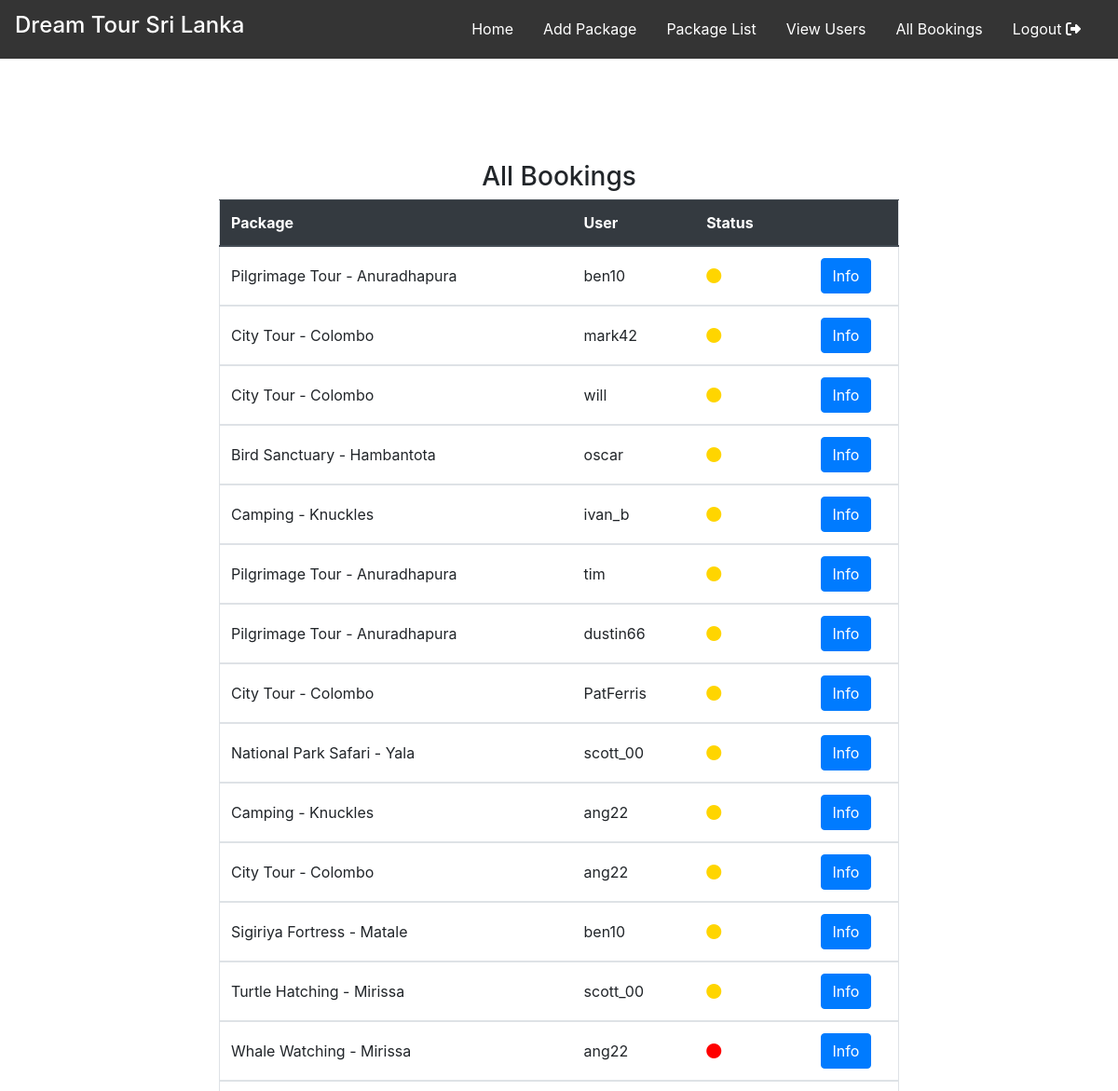
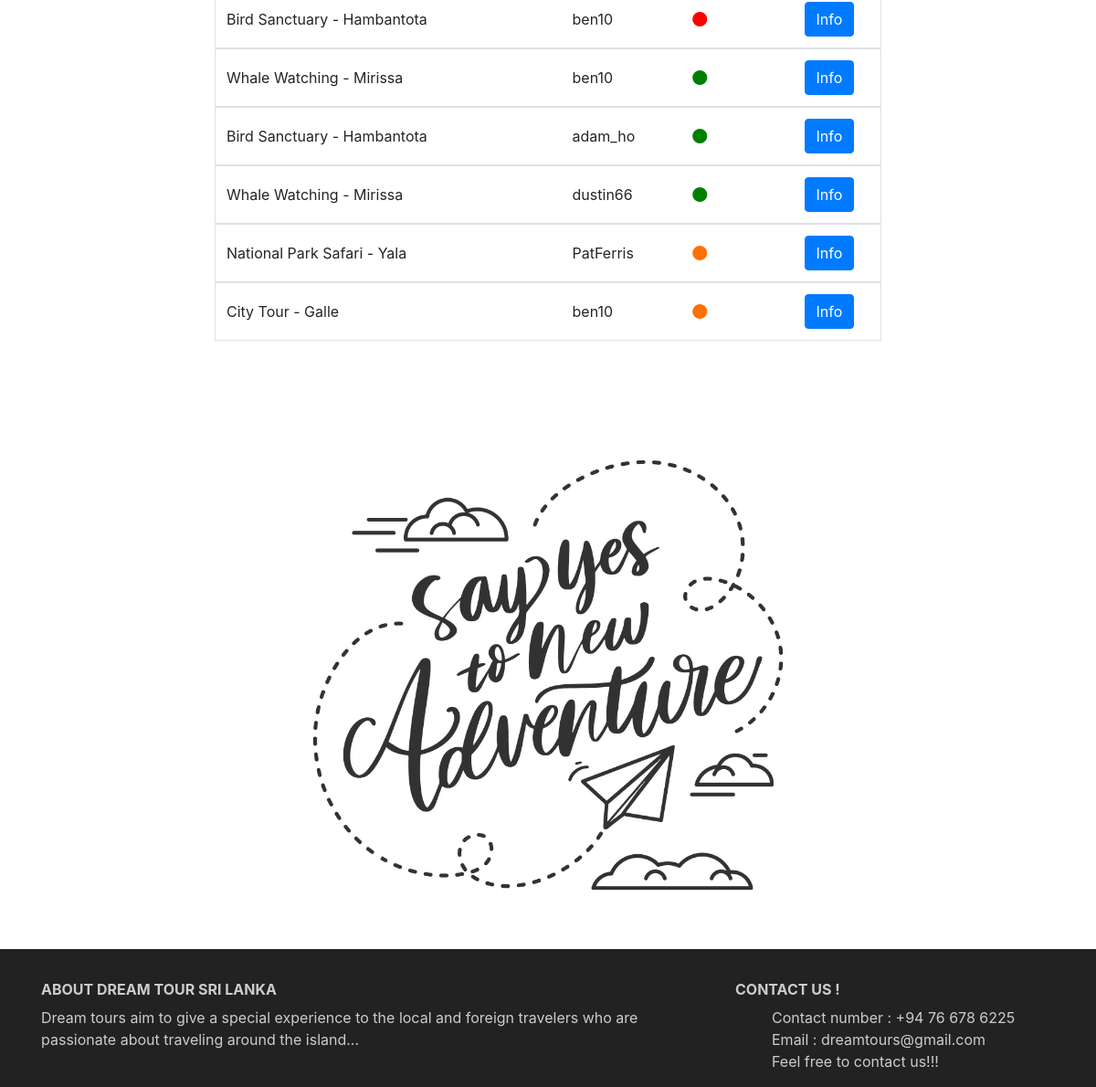
The app's page /allbookings.php (signed in) with its own data (2 pictures, top to bottom).
### tables this page shows
CREATE TABLE `bookings` (
  `BID` int(11) NOT NULL,
  `Name` varchar(20) NOT NULL,
  `Package` int(11) NOT NULL,
  `Start` date NOT NULL,
  `BDay` date NOT NULL,
  `Des` varchar(255) NOT NULL,
  `Status` varchar(10) NOT NULL DEFAULT '0',
  `No` int(11) NOT NULL,
  `Total` int(11) NOT NULL
);

CREATE TABLE `packages` (
  `ID` int(11) NOT NULL,
  `Name` varchar(50) NOT NULL,
  `Img` varchar(200) NOT NULL,
  `Des` varchar(255) NOT NULL,
  `Acc` varchar(255) NOT NULL,
  `Food` varchar(255) NOT NULL,
  `Transport` varchar(255) NOT NULL,
  `Price` varchar(10) NOT NULL,
  `Time` varchar(100) NOT NULL
);

CREATE TABLE `users` (
  `UID` int(11) NOT NULL,
  `Name` varchar(100) NOT NULL,
  `No` varchar(15) NOT NULL,
  `Email` varchar(50) NOT NULL,
  `Username` varchar(50) NOT NULL,
  `Password` varchar(32) NOT NULL,
  `Day` date NOT NULL,
  `Address` varchar(100) NOT NULL
);

### allbookings.php (the view, shortened to what this page needs)
<?php
include("config.php");
session_start(); ?>
<!DOCTYPE html>
<html lang="en">
<head>
    <link rel="stylesheet" href="https://stackpath.bootstrapcdn.com/bootstrap/4.3.1/css/bootstrap.min.css"
>
    <link rel="stylesheet" type="text/css" href="css/styles.css">
</head>
<body>
<?php include 'nav&footer/adminNav.php' ?>
<div class="main-container ">
</div>
<div class="main-container ">
    <form method="post">
        <div class="container" style="margin-top: 30px">
            <div class="row justify-content-md-center ">
                <div class="col-md-8">
                    <?php
                    try {
                        $conn = new PDO($db, $un, $password);
                        $conn->setAttribute(PDO::ATTR_ERRMODE, PDO::ERRMODE_EXCEPTION);
                        $query = "SELECT `BID`,packages.Name,`Status`,bookings.Name FROM bookings  JOIN packages ON Package=packages.ID ORDER BY `Status` ASC";
                        $result = $conn->query($query);
                        echo '<h3 style="text-align: center;">All Bookings</h3>';
                        echo '<table class="table" style="border:solid #dee2e6 1px;">';
                        echo '<thead class="thead-dark">';
                        echo '
                            <tr>
                            <th scope="col">Package</th>
                            <th scope="col">User</th>
                            <th scope="col">Status</th>
                            <th scope="col"></th>
                            </tr>';
                        foreach ($result as $row) {
                            if ($row[2] == 0) {
                                $iconColor = "#FFD500";
                            } elseif ($row[2] == 1) {
                                $iconColor = "red";
                            } elseif ($row[2] == 2) {
                                $iconColor = "green";
                            } elseif ($row[2] == 3) {
                                $iconColor = "#FF7000";
                            }
                            $conn->setAttribute(PDO::ATTR_ERRMODE, PDO::ERRMODE_EXCEPTION);
                            $query = "SELECT `Username` FROM `users` WHERE `UID`=$row[3]";
                            $result = $conn->query($query);
                            foreach ($result as $row1) {
                                $name = $row1[0];
                            }
                            echo '<tbody>';
                            echo '<tr class="rw">';
                            echo '<td style="vertical-align: middle;"> <input type="hidden" name="pID[]">' . $row[1] . '</td>';
                            echo '<td style="vertical-align: middle;"> <input type="hidden" name="pID[]" >' . $name . '</td>';
                            echo '<td style="vertical-align: middle;"> <input type="hidden" name="pID[]" ><i class="fas fa-circle" style="color:' . $iconColor . '"></i></td>';
                            echo '<td style="vertical-align: middle;"><button class="btn btn-primary form-btn" style="margin: auto" name="btnView" type="submit" value="' . $row[0] . '"  >Info</button></td>';
                            echo '</tr>';
                            echo ' </tbody>';
                        }
                        echo '</table>';
                    } catch (PDOException $th) {
                        echo $th->getMessage();
                    }
                    ?>
                </div>
            </div>
        </div>
    </form>
</div>
<img src="images/bg.jpg" class="img-bg">
<?php include 'nav&footer/footer.php' ?>
</body>
</html>

### nav&footer/adminNav.php (shortened to what this page needs)
<!DOCTYPE html>
<html lang="en">
<head>
    <link rel="stylesheet" href="https://stackpath.bootstrapcdn.com/bootstrap/4.3.1/css/bootstrap.min.css"
>
    <link rel="stylesheet" type="text/css" href="css/styles.css">
</head>
<body>
<nav class="navbar navbar-expand-md">
    <a class="navbar-brand" href="#"><h4>Dream Tour Sri Lanka</h4></a>
    <div class="collapse navbar-collapse" id="main-navigation">
        <ul class="navbar-nav" id="nav">
            <?php
            if (isset($_SESSION["admin"])) {
                echo '
                         <li class="nav-item">
                              <a class="nav-link" href="adminindex.php">Home</a>
                            </li>
                        <li class="nav-item">
                            <a class="nav-link" href="addpack.php">Add Package
                        </a>
                        </li>
                        <li class="nav-item">
                            <a class="nav-link" href="packagelist.php">Package List</a>
                        </li>
                        <li class="nav-item">
                            <a class="nav-link" href="viewusers.php">View Users</a>
                        </li>
                        <li class="nav-item">
                            <a class="nav-link" href="allbookings.php">All Bookings
                        </a>
                        </li>
                         <li class="nav-item">
                            <form method="post">
                                <button class="logout" type="submit" name="logout">Logout <i class="fas fa-sign-out-alt" style="color:white"></i></button>
                            </form>
                        </li> ';
            } else {
                echo ' <li class="nav-item">
              <a class="nav-link" href="adminlogin.php">Login</a>
                        </li>';
            }
            ?>
        </ul>
    </div>
</nav>
</body>
</html>

### nav&footer/footer.php (shortened to what this page needs)
<!DOCTYPE html>
<html lang="en">
<head>
    <link rel="stylesheet" href="https://stackpath.bootstrapcdn.com/bootstrap/4.3.1/css/bootstrap.min.css"
>
    <link rel="stylesheet" type="text/css" href="css/styles.css">
</head>
<body>
<footer class="page-footer">
    <div class="container">
        <div class="row">
            <div class="col-lg-8 col-md-8 col-sm-12">
                <h6 class="text-uppercase font-weight-bold">About Dream Tour Sri Lanka</h6>
                <p>Dream tours aim to give a special experience to the local and foreign travelers who
                    are passionate about traveling around the island... </p>
            </div>
            <div class="col-lg-4 col-md-4 col-sm-12">
                <h6 class="text-uppercase font-weight-bold">Contact Us !</h6>
                <ul style="list-style: none;">
                    <li>Contact number : +94 76 678 6225</li>
                    <li>Email : dreamtours@gmail.com</li>
                    <li>Feel free to contact us!!!</li>
                </ul>
            </div>
        </div>
    </div>
</footer>
</body>
</html>

### css/styles.css (style rules this page uses)
.main-container { padding: 0px 10px 50px 10px; }
.navbar { background: #343434; }
.nav-link { color: #fff; cursor: pointer; }
.navbar-brand { color: white !important; cursor: pointer; }
.nav-link { margin-right: 1em !important; }
.navbar-collapse { justify-content: flex-end; }
.logout { border: white; background-color: #343434; color: white; padding: 8px; margin-right: 16px; padding: 8px; }
.page-footer { background-color: #222; color: #ccc; padding-top: 35px; }
.img-bg { height: 50%; width: 50%; display: block; margin-left: auto; margin-right: auto; }
.form-btn { display: block; margin-left: auto; margin-right: auto; width: fit-content; margin-top: 10px; margin-bottom: 10px; }

### records on screen
bookings: Package.Name "Pilgrimage Tour - Anuradhapura", users.Username "ben10", $row[0] 45 (drawn)
bookings: Package.Name "City Tour - Colombo", users.Username "mark42", $row[0] 43 (drawn)
bookings: Package.Name "City Tour - Colombo", users.Username "will", $row[0] 42 (drawn)
bookings: Package.Name "Bird Sanctuary - Hambantota", users.Username "oscar", $row[0] 41 (drawn)
bookings: Package.Name "Camping - Knuckles", users.Username "ivan_b", $row[0] 40 (drawn)
bookings: Package.Name "Pilgrimage Tour - Anuradhapura", users.Username "tim", $row[0] 39 (drawn)
bookings: Package.Name "Pilgrimage Tour - Anuradhapura", users.Username "dustin66", $row[0] 37 (drawn)
bookings: Package.Name "City Tour - Colombo", users.Username "PatFerris", $row[0] 36 (drawn)
bookings: Package.Name "National Park Safari - Yala", users.Username "scott_00", $row[0] 27 (drawn)
bookings: Package.Name "Camping - Knuckles", users.Username "ang22", $row[0] 29 (drawn)
bookings: Package.Name "City Tour - Colombo", $row[0] 28 (drawn)
users: Username "ang22"
bookings: Package.Name "Sigiriya Fortress - Matale", $row[0] 25 (drawn)
users: Username "ben10"
bookings: Package.Name "Turtle Hatching - Mirissa", $row[0] 26 (drawn)
users: Username "scott_00"
bookings: Package.Name "Whale Watching - Mirissa", $row[0] 30 (drawn)
bookings: Package.Name "Bird Sanctuary - Hambantota", $row[0] 24 (drawn)
bookings: Package.Name "Whale Watching - Mirissa", $row[0] 44 (drawn)
bookings: Package.Name "Bird Sanctuary - Hambantota", users.Username "adam_ho", $row[0] 33 (drawn)
bookings: Package.Name "Whale Watching - Mirissa", $row[0] 38 (drawn)
users: Username "dustin66"
bookings: Package.Name "National Park Safari - Yala", $row[0] 34 (drawn)
users: Username "PatFerris"
bookings: Package.Name "City Tour - Galle", $row[0] 23 (drawn)
